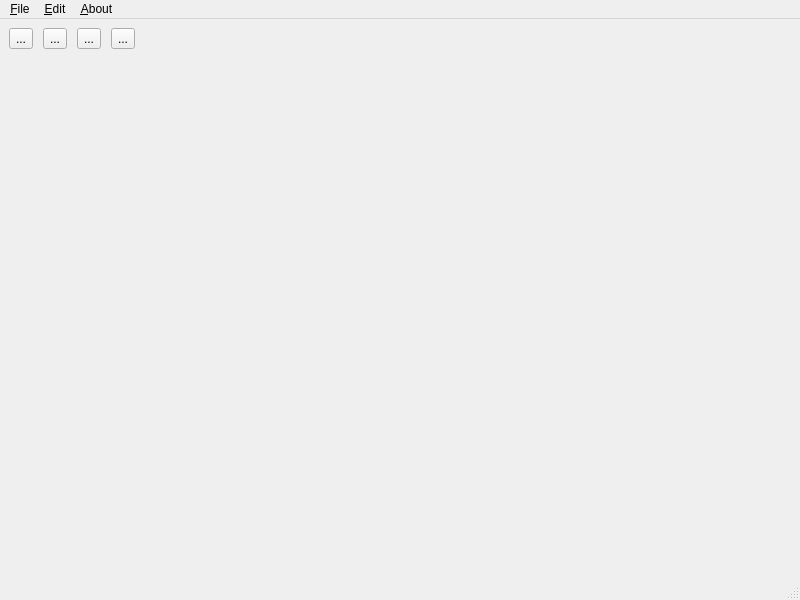
<?xml version="1.0" encoding="UTF-8"?>
<ui version="4.0">
 <class>MainWindow</class>
 <widget class="QMainWindow" name="MainWindow">
  <property name="geometry">
   <rect>
    <x>0</x>
    <y>0</y>
    <width>800</width>
    <height>600</height>
   </rect>
  </property>
  <property name="cursor">
   <cursorShape>ArrowCursor</cursorShape>
  </property>
  <property name="windowTitle">
   <string>TriComp</string>
  </property>
  <widget class="QWidget" name="centralwidget">
   <layout class="QVBoxLayout" name="verticalLayout">
    <item>
     <layout class="QHBoxLayout" name="horizontalLayout">
      <property name="spacing">
       <number>10</number>
      </property>
      <property name="sizeConstraint">
       <enum>QLayout::SetDefaultConstraint</enum>
      </property>
      <item>
       <widget class="QToolButton" name="toolButton">
        <property name="maximumSize">
         <size>
          <width>40</width>
          <height>40</height>
         </size>
        </property>
        <property name="text">
         <string>...</string>
        </property>
        <property name="icon">
         <iconset resource="ressources.qrc">
          <normaloff>:/pictures/images/new.png</normaloff>:/pictures/images/new.png</iconset>
        </property>
        <property name="iconSize">
         <size>
          <width>40</width>
          <height>40</height>
         </size>
        </property>
       </widget>
      </item>
      <item>
       <widget class="QToolButton" name="toolButton_2">
        <property name="maximumSize">
         <size>
          <width>40</width>
          <height>40</height>
         </size>
        </property>
        <property name="text">
         <string>...</string>
        </property>
        <property name="icon">
         <iconset resource="ressources.qrc">
          <normaloff>:/pictures/images/open.png</normaloff>:/pictures/images/open.png</iconset>
        </property>
        <property name="iconSize">
         <size>
          <width>30</width>
          <height>30</height>
         </size>
        </property>
       </widget>
      </item>
      <item>
       <widget class="QToolButton" name="toolButton_3">
        <property name="maximumSize">
         <size>
          <width>40</width>
          <height>40</height>
         </size>
        </property>
        <property name="text">
         <string>...</string>
        </property>
        <property name="icon">
         <iconset resource="ressources.qrc">
          <normaloff>:/pictures/images/save.png</normaloff>:/pictures/images/save.png</iconset>
        </property>
        <property name="iconSize">
         <size>
          <width>27</width>
          <height>27</height>
         </size>
        </property>
       </widget>
      </item>
      <item>
       <widget class="QToolButton" name="toolButton_4">
        <property name="maximumSize">
         <size>
          <width>40</width>
          <height>40</height>
         </size>
        </property>
        <property name="text">
         <string>...</string>
        </property>
        <property name="icon">
         <iconset resource="ressources.qrc">
          <normaloff>:/pictures/images/quit.png</normaloff>:/pictures/images/quit.png</iconset>
        </property>
        <property name="iconSize">
         <size>
          <width>40</width>
          <height>40</height>
         </size>
        </property>
       </widget>
      </item>
      <item>
       <spacer name="horizontalSpacer">
        <property name="orientation">
         <enum>Qt::Horizontal</enum>
        </property>
        <property name="sizeHint" stdset="0">
         <size>
          <width>40</width>
          <height>20</height>
         </size>
        </property>
       </spacer>
      </item>
     </layout>
    </item>
    <item>
     <spacer name="verticalSpacer">
      <property name="orientation">
       <enum>Qt::Vertical</enum>
      </property>
      <property name="sizeHint" stdset="0">
       <size>
        <width>20</width>
        <height>40</height>
       </size>
      </property>
     </spacer>
    </item>
   </layout>
  </widget>
  <widget class="QMenuBar" name="menuBar">
   <property name="geometry">
    <rect>
     <x>0</x>
     <y>0</y>
     <width>800</width>
     <height>25</height>
    </rect>
   </property>
   <property name="defaultUp">
    <bool>false</bool>
   </property>
   <widget class="QMenu" name="fileMenu">
    <property name="title">
     <string>&amp;File</string>
    </property>
    <addaction name="newAction"/>
    <addaction name="openAction"/>
    <addaction name="saveAction"/>
    <addaction name="saveAsAction"/>
    <addaction name="separator"/>
    <addaction name="quitAction"/>
   </widget>
   <widget class="QMenu" name="editMenu">
    <property name="title">
     <string>&amp;Edit</string>
    </property>
    <addaction name="undoAction"/>
    <addaction name="redoAction"/>
   </widget>
   <widget class="QMenu" name="aboutMenu">
    <property name="title">
     <string>&amp;About</string>
    </property>
    <addaction name="separator"/>
    <addaction name="aboutTricompAction"/>
   </widget>
   <addaction name="fileMenu"/>
   <addaction name="editMenu"/>
   <addaction name="aboutMenu"/>
  </widget>
  <widget class="QStatusBar" name="statusBar"/>
  <action name="newAction">
   <property name="text">
    <string>&amp;New</string>
   </property>
  </action>
  <action name="openAction">
   <property name="text">
    <string>&amp;Open</string>
   </property>
  </action>
  <action name="saveAction">
   <property name="text">
    <string>&amp;Save</string>
   </property>
  </action>
  <action name="saveAsAction">
   <property name="text">
    <string>Save as...</string>
   </property>
  </action>
  <action name="quitAction">
   <property name="text">
    <string>&amp;Quit</string>
   </property>
  </action>
  <action name="undoAction">
   <property name="text">
    <string>&amp;Undo</string>
   </property>
  </action>
  <action name="redoAction">
   <property name="text">
    <string>&amp;Redo</string>
   </property>
  </action>
  <action name="aboutTricompAction">
   <property name="text">
    <string>TriComp</string>
   </property>
  </action>
 </widget>
 <resources>
  <include location="ressources.qrc"/>
 </resources>
 <connections/>
</ui>
